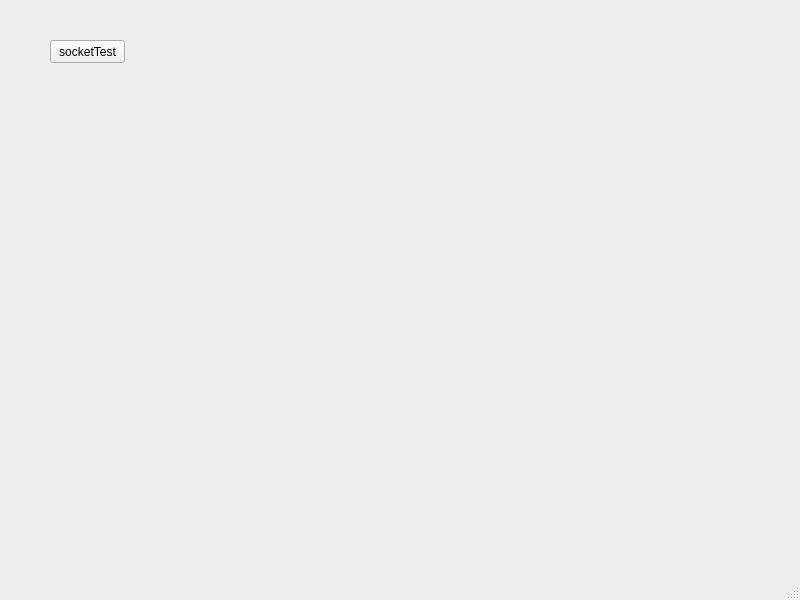
<?xml version="1.0" encoding="UTF-8"?>
<ui version="4.0">
 <class>SkpMainwindowTest</class>
 <widget class="QMainWindow" name="SkpMainwindowTest">
  <property name="geometry">
   <rect>
    <x>0</x>
    <y>0</y>
    <width>800</width>
    <height>600</height>
   </rect>
  </property>
  <property name="windowTitle">
   <string>MainWindow</string>
  </property>
  <widget class="QWidget" name="centralwidget">
   <widget class="QPushButton" name="socketTestPushButton">
    <property name="geometry">
     <rect>
      <x>50</x>
      <y>40</y>
      <width>75</width>
      <height>23</height>
     </rect>
    </property>
    <property name="text">
     <string>socketTest</string>
    </property>
   </widget>
  </widget>
  <widget class="QMenuBar" name="menubar">
   <property name="geometry">
    <rect>
     <x>0</x>
     <y>0</y>
     <width>800</width>
     <height>23</height>
    </rect>
   </property>
  </widget>
  <widget class="QStatusBar" name="statusbar"/>
 </widget>
 <resources/>
 <connections/>
</ui>
